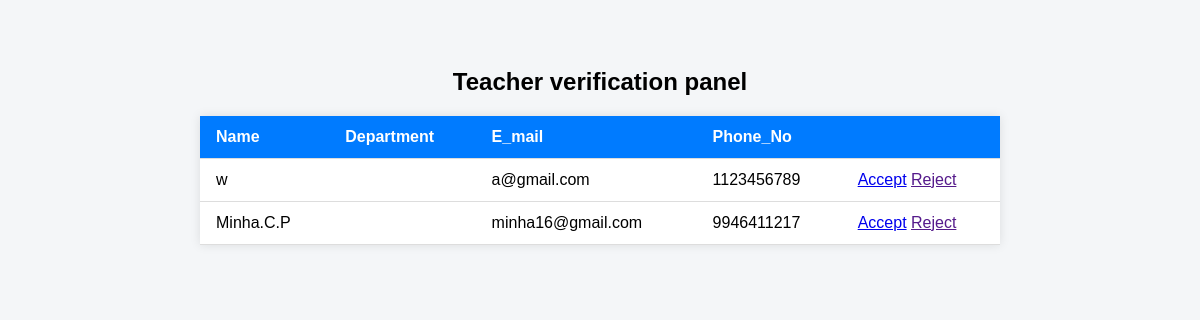
/teacher, run on an earlier commit of the app's database.
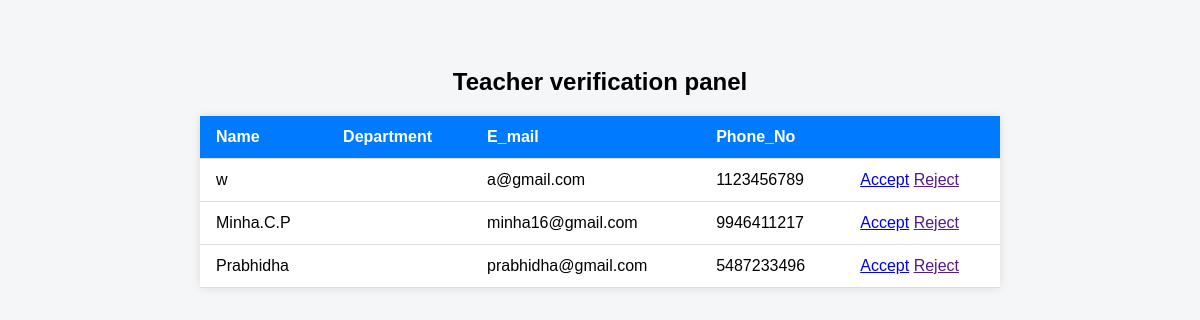
And on a later commit of the database.
### mobilesilentapp/models.py (models this page shows)
class TeacherTable(models.Model):
    login_id =models.ForeignKey(LoginTable,on_delete=models.CASCADE,null=True,blank=True)
    Department =models.ForeignKey(DepartmentTable,on_delete=models.CASCADE,null=True,blank=True)
    name =models.CharField(max_length=30,null=True,blank=True)
    email =models.CharField(max_length=30,null=True,blank=True)
    phone_no =models.BigIntegerField(null=True,blank=True)
    address=models.CharField(max_length=50,null=True,blank=True)

### mobilesilentapp/views.py (the view)
# urls.py: path('teacher',TeacherView.as_view(),name="teacher"),
class TeacherView(View):
    def get(self, request):
        c = TeacherTable.objects.all()
        return render(request, 'administration/Teacher.html',{'c':c})

### templates/administration/Teacher.html (shortened to what this page needs)
<!DOCTYPE html>
<html lang="en">
<head>
</head>
<body>
    <h2 style="text-align:center;">Teacher verification panel</h2>
   <table>
    <thead>
      <tr>
        <th>Name</th>
        <th>Department</th>
        <th>E_mail</th>
        <th>Phone_No</th>
        <th></th>
      </tr>
    </thead>
    <tbody>
      {% for i in c %}
      <tr>
        <td>{{i.name}}</td>
        <td>{{i.department}}</td>
        <td>{{i.email}}</td>
        <td>{{i.phone_no}}</td>
        <td>
          <a href="/acceptteacher/{{i.id}}">Accept</a>
          <a href="">Reject</a>
        </td>
      </tr>
      </tbody>
      {% endfor %}
</body>
</html>

What changed in the data, as far as the page shows it:
added TeacherTable: name "Prabhidha", email "prabhidha@gmail.com", phone_no "5487233496"
